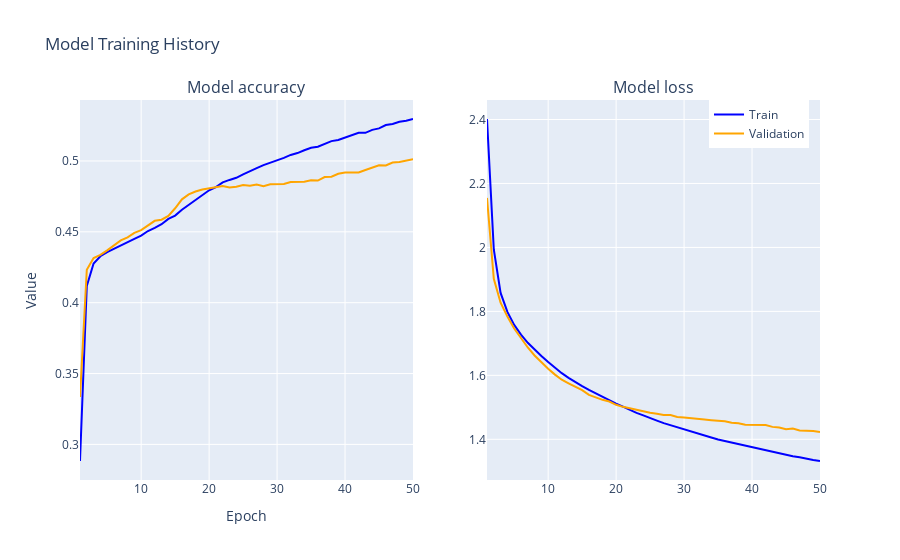

Write notebook code for a chart like this one.
### Code cell
import plotly.graph_objects as go
from plotly.subplots import make_subplots

fig = make_subplots(rows=1, cols=2, subplot_titles=("Model accuracy", "Model loss"))

# Add the first subplot for accuracy
fig.add_trace(go.Scatter(x=list(range(1, len(history1.history['accuracy']) + 1)),
                         y=history1.history['accuracy'], mode='lines',
                         name='Train', line=dict(color='blue')), row=1, col=1)
fig.add_trace(go.Scatter(x=list(range(1, len(history1.history['val_accuracy']) + 1)),
                         y=history1.history['val_accuracy'], mode='lines',
                         name='Validation', line=dict(color='orange')), row=1, col=1)

# Add the second subplot for loss
fig.add_trace(go.Scatter(x=list(range(1, len(history1.history['loss']) + 1)),
                         y=history1.history['loss'], mode='lines',
                         name='Train', line=dict(color='blue'), showlegend=False), row=1, col=2)
fig.add_trace(go.Scatter(x=list(range(1, len(history1.history['val_loss']) + 1)),
                         y=history1.history['val_loss'], mode='lines',
                         name='Validation', line=dict(color='orange'), showlegend=False), row=1, col=2)

fig.update_layout(title="Model Training History",
                  xaxis_title="Epoch",
                  yaxis_title="Value",
                  legend=dict(x=0.85, y=1))

fig.show()

### Figure 1 — Plotly figure (JSON) as saved in the notebook; plotly's stock layout.template omitted (floating-point values rounded to 4 significant figures)
{"data": [{"line": {"color": "blue"}, "mode": "lines", "name": "Train", "type": "scatter", "x": [1, 2, 3, 4, 5, 6, 7, 8, 9, 10, 11, 12, 13, 14, 15, 16, 17, 18, 19, 20, 21, 22, 23, 24, 25, 26, 27, 28, 29, 30, 31, 32, 33, 34, 35, 36, 37, 38, 39, 40, 41, 42, 43, 44, 45, 46, 47, 48, 49, 50], "xaxis": "x", "y": [0.2883, 0.4118, 0.4277, 0.4328, 0.4357, 0.4381, 0.4408, 0.4427, 0.4451, 0.4473, 0.4506, 0.4528, 0.4554, 0.4591, 0.4614, 0.4655, 0.4691, 0.4723, 0.4761, 0.4793, 0.4815, 0.4848, 0.4866, 0.4881, 0.4905, 0.4929, 0.4949, 0.4971, 0.4987, 0.5001, 0.5022, 0.5043, 0.5056, 0.5076, 0.5093, 0.51, 0.5121, 0.514, 0.5148, 0.5164, 0.5178, 0.5199, 0.5198, 0.522, 0.523, 0.5253, 0.5261, 0.5277, 0.5284, 0.5296], "yaxis": "y"}, {"line": {"color": "orange"}, "mode": "lines", "name": "Validation", "type": "scatter", "x": [1, 2, 3, 4, 5, 6, 7, 8, 9, 10, 11, 12, 13, 14, 15, 16, 17, 18, 19, 20, 21, 22, 23, 24, 25, 26, 27, 28, 29, 30, 31, 32, 33, 34, 35, 36, 37, 38, 39, 40, 41, 42, 43, 44, 45, 46, 47, 48, 49, 50], "xaxis": "x", "y": [0.3334, 0.4233, 0.4315, 0.4337, 0.4369, 0.4406, 0.4439, 0.4461, 0.4492, 0.4512, 0.4544, 0.4578, 0.4586, 0.4612, 0.4666, 0.4729, 0.4764, 0.4785, 0.4799, 0.4807, 0.4813, 0.4823, 0.4813, 0.4817, 0.483, 0.4824, 0.4833, 0.4821, 0.4835, 0.4836, 0.4837, 0.4851, 0.4853, 0.4854, 0.4863, 0.4862, 0.4886, 0.4889, 0.4909, 0.4918, 0.4918, 0.4918, 0.4936, 0.4954, 0.4969, 0.4969, 0.4989, 0.4993, 0.5001, 0.5012], "yaxis": "y"}, {"line": {"color": "blue"}, "mode": "lines", "name": "Train", "showlegend": false, "type": "scatter", "x": [1, 2, 3, 4, 5, 6, 7, 8, 9, 10, 11, 12, 13, 14, 15, 16, 17, 18, 19, 20, 21, 22, 23, 24, 25, 26, 27, 28, 29, 30, 31, 32, 33, 34, 35, 36, 37, 38, 39, 40, 41, 42, 43, 44, 45, 46, 47, 48, 49, 50], "xaxis": "x2", "y": [2.402, 1.994, 1.858, 1.798, 1.758, 1.727, 1.702, 1.68, 1.66, 1.641, 1.623, 1.607, 1.592, 1.578, 1.566, 1.554, 1.543, 1.532, 1.522, 1.512, 1.502, 1.492, 1.483, 1.475, 1.466, 1.458, 1.45, 1.444, 1.437, 1.431, 1.423, 1.418, 1.411, 1.406, 1.399, 1.395, 1.389, 1.384, 1.38, 1.374, 1.37, 1.365, 1.361, 1.356, 1.352, 1.347, 1.344, 1.338, 1.336, 1.332], "yaxis": "y2"}, {"line": {"color": "orange"}, "mode": "lines", "name": "Validation", "showlegend": false, "type": "scatter", "x": [1, 2, 3, 4, 5, 6, 7, 8, 9, 10, 11, 12, 13, 14, 15, 16, 17, 18, 19, 20, 21, 22, 23, 24, 25, 26, 27, 28, 29, 30, 31, 32, 33, 34, 35, 36, 37, 38, 39, 40, 41, 42, 43, 44, 45, 46, 47, 48, 49, 50], "xaxis": "x2", "y": [2.155, 1.902, 1.827, 1.784, 1.746, 1.716, 1.687, 1.662, 1.641, 1.621, 1.602, 1.586, 1.575, 1.564, 1.554, 1.539, 1.531, 1.524, 1.518, 1.508, 1.502, 1.497, 1.492, 1.487, 1.483, 1.48, 1.476, 1.476, 1.47, 1.468, 1.467, 1.463, 1.462, 1.46, 1.459, 1.457, 1.452, 1.45, 1.445, 1.445, 1.444, 1.445, 1.439, 1.437, 1.432, 1.433, 1.428, 1.428, 1.426, 1.423], "yaxis": "y2"}], "layout": {"annotations": [{"font": {"size": 16}, "showarrow": false, "text": "Model accuracy", "x": 0.225, "xanchor": "center", "xref": "paper", "y": 1, "yanchor": "bottom", "yref": "paper"}, {"font": {"size": 16}, "showarrow": false, "text": "Model loss", "x": 0.775, "xanchor": "center", "xref": "paper", "y": 1, "yanchor": "bottom", "yref": "paper"}], "legend": {"x": 0.85, "y": 1}, "title": {"text": "Model Training History"}, "xaxis": {"anchor": "y", "domain": [0, 0.45], "title": {"text": "Epoch"}}, "xaxis2": {"anchor": "y2", "domain": [0.55, 1]}, "yaxis": {"anchor": "x", "domain": [0, 1], "title": {"text": "Value"}}, "yaxis2": {"anchor": "x2", "domain": [0, 1]}}}
